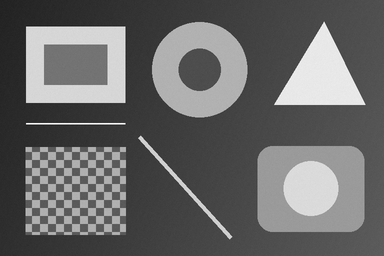
#> input picture soal1/data/citra_uji.png, 384 x 256 px
$ python main.py
#> lines starting #> are read from the running program, lines starting #| are printed output that depends on the picture
"""Nomor 1: selisih dua respons Laplacian of Gaussian (LoG).

Nilai utama disimpan sebagai float64 di .npy. PNG hanya visualisasi dengan
skala bersama; pengurangan dilakukan sebelum normalisasi tampilan.
"""

from __future__ import annotations

import argparse
import json
from pathlib import Path

import matplotlib

matplotlib.use("Agg")
import matplotlib.pyplot as plt
import numpy as np
from PIL import Image
from scipy.ndimage import gaussian_laplace
from skimage import color, io, util

SOAL_DIR = Path(__file__).resolve().parent


def baca_grayscale(path: Path) -> np.ndarray:
    """Baca grayscale/RGB/RGBA, hasil intensitas float64 dalam [0, 1]."""
    citra = util.img_as_float64(io.imread(path))
#> citra: shape (256, 384) float64; min 0.0902, max 1, mean 0.404
    if citra.ndim == 3 and citra.shape[-1] == 4:
        citra = color.rgba2rgb(citra)  # Komposit transparansi ke putih.
    if citra.ndim == 3 and citra.shape[-1] == 3:
        citra = color.rgb2gray(citra)
    if citra.ndim != 2 or citra.size == 0:
        raise ValueError("Masukan harus berupa satu citra grayscale, RGB, atau RGBA.")
    if not np.isfinite(citra).all() or citra.min() < 0 or citra.max() > 1:
        raise ValueError("Intensitas citra harus finite dan berada dalam [0, 1].")
    return citra


def hitung_selisih_log(
    citra: np.ndarray, sigma_1: float = 0.1, sigma_2: float = 0.2
) -> tuple[np.ndarray, np.ndarray, np.ndarray]:
    """Hitung im1, im2, dan im1 - im2 tanpa clipping/normalisasi respons.

    Sigma bersatuan piksel. Mode reflect dipakai di batas citra.
    Konversi float mencegah overflow dan hilangnya respons negatif.
    """
#> called with sigma_1 = 0.1, sigma_2 = 0.2
    citra = util.img_as_float64(np.asarray(citra))
    if citra.ndim != 2 or citra.size == 0 or not np.isfinite(citra).all():
        raise ValueError("Citra harus berupa matriks 2D berisi nilai finite.")
    if not all(np.isfinite(s) and s > 0 for s in (sigma_1, sigma_2)):
        raise ValueError("Standar deviasi harus positif dan finite.")
    im1 = gaussian_laplace(citra, sigma=sigma_1, mode="reflect")
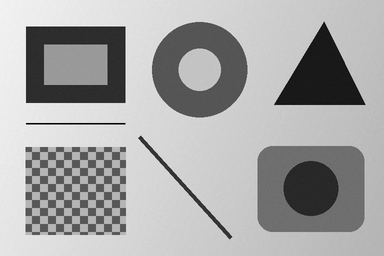
#> im1: shape (256, 384) float64; min -200, max -18.04, mean -80.86; drawn with min black and max white
    im2 = gaussian_laplace(citra, sigma=sigma_2, mode="reflect")
    hasil = im1 - im2
    return im1, im2, hasil


def simpan_hasil(
    citra: np.ndarray,
    im1: np.ndarray,
    im2: np.ndarray,
    hasil: np.ndarray,
    output_dir: Path,
    input_path: Path,
    sigma_1: float,
    sigma_2: float,
) -> None:
    """Simpan data numerik, pratinjau, panel perbandingan, dan metadata."""
#> called with sigma_1 = 0.1, sigma_2 = 0.2
    output_dir.mkdir(parents=True, exist_ok=True)
    batas = max(float(np.max(np.abs(a))) for a in (im1, im2, hasil)) or 1.0
#> batas = 200
    Image.fromarray(np.rint(citra * 255).astype(np.uint8)).save(output_dir / "grayscale.png")
    statistik = {}
    for nama, array in (("im1", im1), ("im2", im2), ("hasil", hasil)):
        np.save(output_dir / f"{nama}.npy", array)
        preview = np.rint(255 * (np.clip(array / batas, -1, 1) + 1) / 2)
        Image.fromarray(preview.astype(np.uint8)).save(output_dir / f"{nama}.png")
        statistik[nama] = {"min": float(array.min()), "max": float(array.max())}
#> this loop made 3 passes
#> nama on passes 1 to 3: 'im1', 'im2', 'hasil'
#> pass 1, in simpan_hasil, `preview = np.rint(255 * (np.clip(array / batas, -1, 1) + 1) / 2)`:
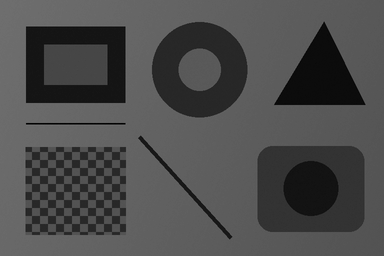
#> preview: shape (256, 384) float64; min 0, max 116, mean 76
#> pass 2, in simpan_hasil, `preview = np.rint(255 * (np.clip(array / batas, -1, 1) + 1) / 2)`:
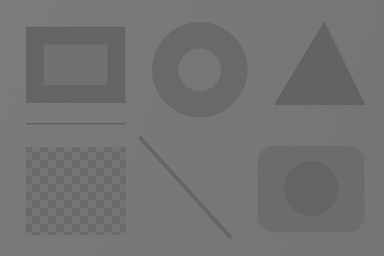
#> preview: shape (256, 384) float64; min 96, max 125, mean 114.7
#> after the loop:
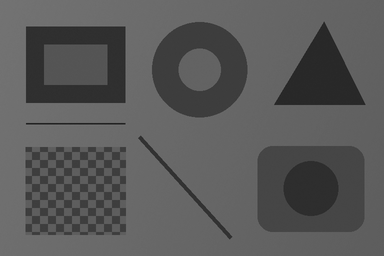
#> preview: shape (256, 384) float64; min 32, max 119, mean 88.8
#> after the loop, statistik = 3 items

    fig, axes = plt.subplots(1, 4, figsize=(14, 4.3), layout="constrained")
    axes[0].imshow(citra, cmap="gray", vmin=0, vmax=1)
    axes[0].set_title("Citra grayscale")
    judul = (f"im1: LoG sigma={sigma_1:g}", f"im2: LoG sigma={sigma_2:g}", "hasil = im1 - im2")
    for ax, array, title in zip(axes[1:], (im1, im2, hasil), judul):
        respons = ax.imshow(array, cmap="gray", vmin=-batas, vmax=batas)
        ax.set_title(title)
#> this loop made 3 passes
#> title on passes 1 to 3: 'im1: LoG sigma=0.1', 'im2: LoG sigma=0.2', 'hasil = im1 - im2'
    for ax in axes:
        ax.axis("off")
    fig.colorbar(respons, ax=list(axes[1:]), shrink=0.6, label="Respons LoG (skala bersama)")
    fig.suptitle("Nomor 1 - Selisih Laplacian of Gaussian")
    fig.savefig(output_dir / "perbandingan.png", dpi=150)
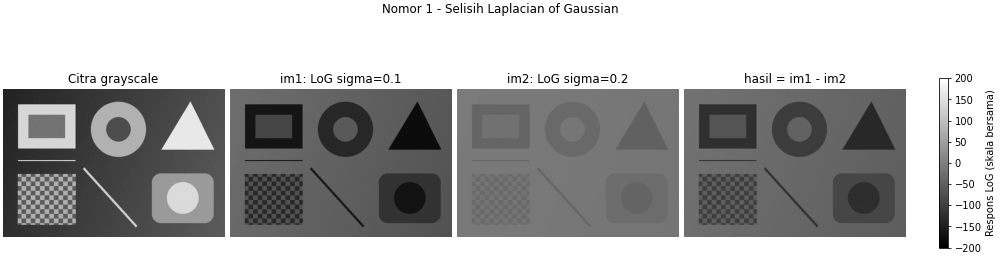
#> figure drawn by matplotlib, 5 panels
    plt.close(fig)

    input_label = input_path.resolve()
    try:
        input_label = input_label.relative_to(SOAL_DIR.parent)
    except ValueError:
        pass
    metadata = {
        "input": input_label.as_posix(),
        "shape": list(citra.shape),
        "sigma_1_px": sigma_1,
        "sigma_2_px": sigma_2,
        "filter": "scipy.ndimage.gaussian_laplace",
        "mode": "reflect",
        "hasil": "im1 - im2 (signed, float64)",
        "png_range": [-batas, batas],
        "png_mapping": "round(255 * (value / bound + 1) / 2); zero = 128",
        "statistik": statistik,
        "catatan": "Sigma < 0.5 piksel dapat menghasilkan bias DC akibat sampling kernel; lihat LAPORAN.md.",
    }
    (output_dir / "metadata.json").write_text(
        json.dumps(metadata, indent=2, ensure_ascii=False) + "\n", encoding="utf-8"
    )


def main() -> None:
    parser = argparse.ArgumentParser(description=__doc__)
    parser.add_argument("--input", type=Path, default=SOAL_DIR / "data" / "citra_uji.png")
    parser.add_argument("--output-dir", type=Path, default=SOAL_DIR / "hasil")
    parser.add_argument("--sigma-1", type=float, default=0.1)
    parser.add_argument("--sigma-2", type=float, default=0.2)
    args = parser.parse_args()
    try:
        nama_hasil = {"grayscale.png", "perbandingan.png", "metadata.json"}
        nama_hasil.update(f"{nama}.{ext}" for nama in ("im1", "im2", "hasil") for ext in ("npy", "png"))
        if args.input.resolve() in {args.output_dir.resolve() / nama for nama in nama_hasil}:
            raise ValueError("Folder keluaran akan menimpa citra masukan; gunakan --output-dir lain.")
        citra = baca_grayscale(args.input)
        im1, im2, hasil = hitung_selisih_log(citra, args.sigma_1, args.sigma_2)
        simpan_hasil(citra, im1, im2, hasil, args.output_dir, args.input, args.sigma_1, args.sigma_2)
    except (OSError, ValueError) as exc:
        parser.exit(1, f"Gagal: {exc}\n")
    print(f"Selesai: im1 (sigma={args.sigma_1:g}), im2 (sigma={args.sigma_2:g}), hasil = im1 - im2.")
    print(f"Data .npy dan visualisasi .png tersimpan di {args.output_dir}")
    if min(args.sigma_1, args.sigma_2) < 0.5:
        print("Catatan: sigma sangat kecil; baca pembahasan sampling kernel di LAPORAN.md.")


if __name__ == "__main__":
    main()
